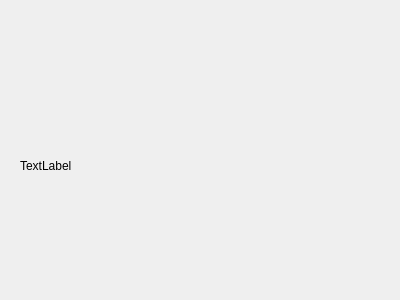
<?xml version="1.0" encoding="UTF-8"?>
<ui version="4.0">
 <class>Widget</class>
 <widget class="QWidget" name="Widget">
  <property name="geometry">
   <rect>
    <x>0</x>
    <y>0</y>
    <width>400</width>
    <height>300</height>
   </rect>
  </property>
  <property name="windowTitle">
   <string>Widget</string>
  </property>
  <widget class="QLabel" name="label">
   <property name="geometry">
    <rect>
     <x>20</x>
     <y>80</y>
     <width>231</width>
     <height>171</height>
    </rect>
   </property>
   <property name="text">
    <string>TextLabel</string>
   </property>
  </widget>
 </widget>
 <layoutdefault spacing="6" margin="11"/>
 <resources/>
 <connections/>
</ui>
